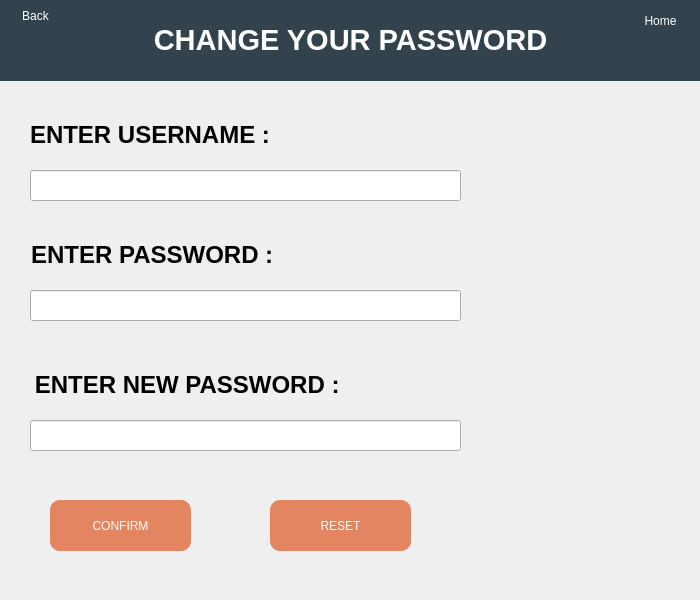
<?xml version="1.0" encoding="UTF-8"?>
<ui version="4.0">
 <class>ChangePasS</class>
 <widget class="QWidget" name="ChangePasS">
  <property name="geometry">
   <rect>
    <x>0</x>
    <y>0</y>
    <width>700</width>
    <height>600</height>
   </rect>
  </property>
  <property name="minimumSize">
   <size>
    <width>700</width>
    <height>600</height>
   </size>
  </property>
  <property name="maximumSize">
   <size>
    <width>700</width>
    <height>600</height>
   </size>
  </property>
  <property name="windowTitle">
   <string>ChangePassword</string>
  </property>
  <property name="windowIcon">
   <iconset resource="res.qrc">
    <normaloff>:/Images/Images/kisspng-computer-icons-clip-art-change-password-5b4d9bfa9bbac8.1172164115318128586379.png</normaloff>:/Images/Images/kisspng-computer-icons-clip-art-change-password-5b4d9bfa9bbac8.1172164115318128586379.png</iconset>
  </property>
  <widget class="QLineEdit" name="lineEdit">
   <property name="geometry">
    <rect>
     <x>30</x>
     <y>170</y>
     <width>431</width>
     <height>31</height>
    </rect>
   </property>
  </widget>
  <widget class="QLineEdit" name="lineEdit_2">
   <property name="geometry">
    <rect>
     <x>30</x>
     <y>290</y>
     <width>431</width>
     <height>31</height>
    </rect>
   </property>
  </widget>
  <widget class="QLineEdit" name="lineEdit_3">
   <property name="geometry">
    <rect>
     <x>30</x>
     <y>420</y>
     <width>431</width>
     <height>31</height>
    </rect>
   </property>
  </widget>
  <widget class="QLabel" name="label">
   <property name="geometry">
    <rect>
     <x>0</x>
     <y>0</y>
     <width>701</width>
     <height>81</height>
    </rect>
   </property>
   <property name="styleSheet">
    <string notr="true">color: rgb(255, 255, 255);
font: 58 26pt &quot;Lucida Bright&quot;;

background-color: rgb(50, 67, 77);


</string>
   </property>
   <property name="text">
    <string>&lt;html&gt;&lt;head/&gt;&lt;body&gt;&lt;p align=&quot;center&quot;&gt;&lt;span style=&quot; font-size:22pt; font-weight:600;&quot;&gt;CHANGE YOUR PASSWORD&lt;/span&gt;&lt;/p&gt;&lt;/body&gt;&lt;/html&gt;</string>
   </property>
  </widget>
  <widget class="QLabel" name="label_7">
   <property name="geometry">
    <rect>
     <x>100</x>
     <y>20</y>
     <width>41</width>
     <height>41</height>
    </rect>
   </property>
   <property name="styleSheet">
    <string notr="true">color: rgb(255, 255, 255);
font: 58 26pt &quot;Lucida Bright&quot;;
background-color: rgb(50, 67, 77);


</string>
   </property>
   <property name="text">
    <string/>
   </property>
   <property name="pixmap">
    <pixmap resource="res.qrc">:/Inverted Images/Images/Inverted/image (16).png</pixmap>
   </property>
   <property name="scaledContents">
    <bool>true</bool>
   </property>
  </widget>
  <widget class="QLabel" name="label_4">
   <property name="geometry">
    <rect>
     <x>30</x>
     <y>120</y>
     <width>241</width>
     <height>31</height>
    </rect>
   </property>
   <property name="text">
    <string>&lt;html&gt;&lt;head/&gt;&lt;body&gt;&lt;p align=&quot;center&quot;&gt;&lt;span style=&quot; font-size:18pt; font-weight:600;&quot;&gt;ENTER USERNAME : &lt;/span&gt;&lt;/p&gt;&lt;/body&gt;&lt;/html&gt;</string>
   </property>
  </widget>
  <widget class="QLabel" name="label_5">
   <property name="geometry">
    <rect>
     <x>30</x>
     <y>370</y>
     <width>321</width>
     <height>31</height>
    </rect>
   </property>
   <property name="text">
    <string>&lt;html&gt;&lt;head/&gt;&lt;body&gt;&lt;p align=&quot;center&quot;&gt;&lt;span style=&quot; font-size:18pt; font-weight:600;&quot;&gt;ENTER NEW PASSWORD : &lt;/span&gt;&lt;/p&gt;&lt;/body&gt;&lt;/html&gt;</string>
   </property>
  </widget>
  <widget class="QLabel" name="label_6">
   <property name="geometry">
    <rect>
     <x>30</x>
     <y>240</y>
     <width>251</width>
     <height>31</height>
    </rect>
   </property>
   <property name="text">
    <string>&lt;html&gt;&lt;head/&gt;&lt;body&gt;&lt;p align=&quot;center&quot;&gt;&lt;span style=&quot; font-size:18pt; font-weight:600;&quot;&gt;ENTER PASSWORD : &lt;/span&gt;&lt;/p&gt;&lt;/body&gt;&lt;/html&gt;</string>
   </property>
  </widget>
  <widget class="QPushButton" name="pushButton">
   <property name="geometry">
    <rect>
     <x>50</x>
     <y>500</y>
     <width>141</width>
     <height>51</height>
    </rect>
   </property>
   <property name="sizePolicy">
    <sizepolicy hsizetype="Preferred" vsizetype="Preferred">
     <horstretch>0</horstretch>
     <verstretch>0</verstretch>
    </sizepolicy>
   </property>
   <property name="layoutDirection">
    <enum>Qt::LeftToRight</enum>
   </property>
   <property name="autoFillBackground">
    <bool>false</bool>
   </property>
   <property name="styleSheet">
    <string notr="true">font: 75 14pt &quot;MS Sans Serif&quot;;
color: rgb(255, 255, 255);
border: 5px;
background-color: rgb(227, 133, 97);
border-radius: 10px;


</string>
   </property>
   <property name="text">
    <string>CONFIRM</string>
   </property>
   <property name="icon">
    <iconset>
     <normaloff>../../Desktop/Project files/Login page/Login.png</normaloff>../../Desktop/Project files/Login page/Login.png</iconset>
   </property>
   <property name="iconSize">
    <size>
     <width>20</width>
     <height>20</height>
    </size>
   </property>
  </widget>
  <widget class="QPushButton" name="pushButton_2">
   <property name="geometry">
    <rect>
     <x>270</x>
     <y>500</y>
     <width>141</width>
     <height>51</height>
    </rect>
   </property>
   <property name="sizePolicy">
    <sizepolicy hsizetype="Preferred" vsizetype="Preferred">
     <horstretch>0</horstretch>
     <verstretch>0</verstretch>
    </sizepolicy>
   </property>
   <property name="layoutDirection">
    <enum>Qt::LeftToRight</enum>
   </property>
   <property name="autoFillBackground">
    <bool>false</bool>
   </property>
   <property name="styleSheet">
    <string notr="true">font: 75 14pt &quot;MS Sans Serif&quot;;
color: rgb(255, 255, 255);
border: 5px;
background-color: rgb(227, 133, 97);
border-radius: 10px;


</string>
   </property>
   <property name="text">
    <string>RESET</string>
   </property>
   <property name="icon">
    <iconset>
     <normaloff>../../Desktop/Project files/Login page/Login.png</normaloff>../../Desktop/Project files/Login page/Login.png</iconset>
   </property>
   <property name="iconSize">
    <size>
     <width>20</width>
     <height>20</height>
    </size>
   </property>
  </widget>
  <widget class="QPushButton" name="pushButton_7">
   <property name="geometry">
    <rect>
     <x>0</x>
     <y>0</y>
     <width>71</width>
     <height>31</height>
    </rect>
   </property>
   <property name="sizePolicy">
    <sizepolicy hsizetype="Preferred" vsizetype="Preferred">
     <horstretch>0</horstretch>
     <verstretch>0</verstretch>
    </sizepolicy>
   </property>
   <property name="layoutDirection">
    <enum>Qt::LeftToRight</enum>
   </property>
   <property name="autoFillBackground">
    <bool>false</bool>
   </property>
   <property name="styleSheet">
    <string notr="true">font: 75 8pt &quot;MS Sans Serif&quot;;
background-color: rgb(50, 67, 77);
color: rgb(255, 255, 255);
border: 5px;

border-radius: 10px;


</string>
   </property>
   <property name="text">
    <string>Back</string>
   </property>
   <property name="icon">
    <iconset resource="res.qrc">
     <normaloff>:/Inverted Images/Images/Inverted/image (22).png</normaloff>:/Inverted Images/Images/Inverted/image (22).png</iconset>
   </property>
   <property name="iconSize">
    <size>
     <width>20</width>
     <height>20</height>
    </size>
   </property>
  </widget>
  <widget class="QPushButton" name="pushButton_8">
   <property name="geometry">
    <rect>
     <x>620</x>
     <y>0</y>
     <width>81</width>
     <height>41</height>
    </rect>
   </property>
   <property name="sizePolicy">
    <sizepolicy hsizetype="Preferred" vsizetype="Preferred">
     <horstretch>0</horstretch>
     <verstretch>0</verstretch>
    </sizepolicy>
   </property>
   <property name="layoutDirection">
    <enum>Qt::LeftToRight</enum>
   </property>
   <property name="autoFillBackground">
    <bool>false</bool>
   </property>
   <property name="styleSheet">
    <string notr="true">font: 75 8pt &quot;MS Sans Serif&quot;;
background-color: rgb(50, 67, 77);
color: rgb(255, 255, 255);
border: 5px;

border-radius: 10px;


</string>
   </property>
   <property name="text">
    <string>Home</string>
   </property>
   <property name="icon">
    <iconset resource="res.qrc">
     <normaloff>:/Inverted Images/Images/Inverted/image (26).png</normaloff>:/Inverted Images/Images/Inverted/image (26).png</iconset>
   </property>
   <property name="iconSize">
    <size>
     <width>20</width>
     <height>20</height>
    </size>
   </property>
  </widget>
 </widget>
 <resources>
  <include location="res.qrc"/>
 </resources>
 <connections/>
</ui>
